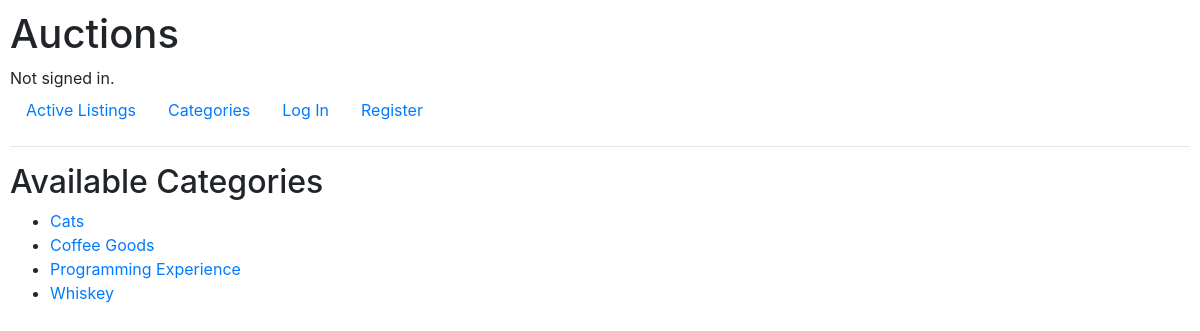
The page /categories on the database its author committed.
### auctions/models.py (models this page shows, shortened)
class Category(models.Model):
    name = models.CharField(max_length=50)

### auctions/views.py (the view)
# urls.py: path('categories', views.categories, name='categories'),
def categories(request):
    categories = Category.objects.order_by('name')
    return render(request, 'auctions/categories.html', {
            'categories': categories
    })

### auctions/templates/auctions/categories.html
{% extends "auctions/layout.html" %}
{% block body %}
    <h2>Available Categories</h2>
<ul>
    {% for category in categories %}
    <li>
        <a href="{% url 'category' category.id %}">{{ category.name }}</a>
    </li>
    {% endfor %}
</ul>
{% endblock %}

### auctions/static/auctions/styles.css (style rules this page uses)
body { padding: 10px; }

### rows shown on the page
Category: name "Cats"
Category: name "Coffee Goods"
Category: name "Programming Experience"
Category: name "Whiskey"
